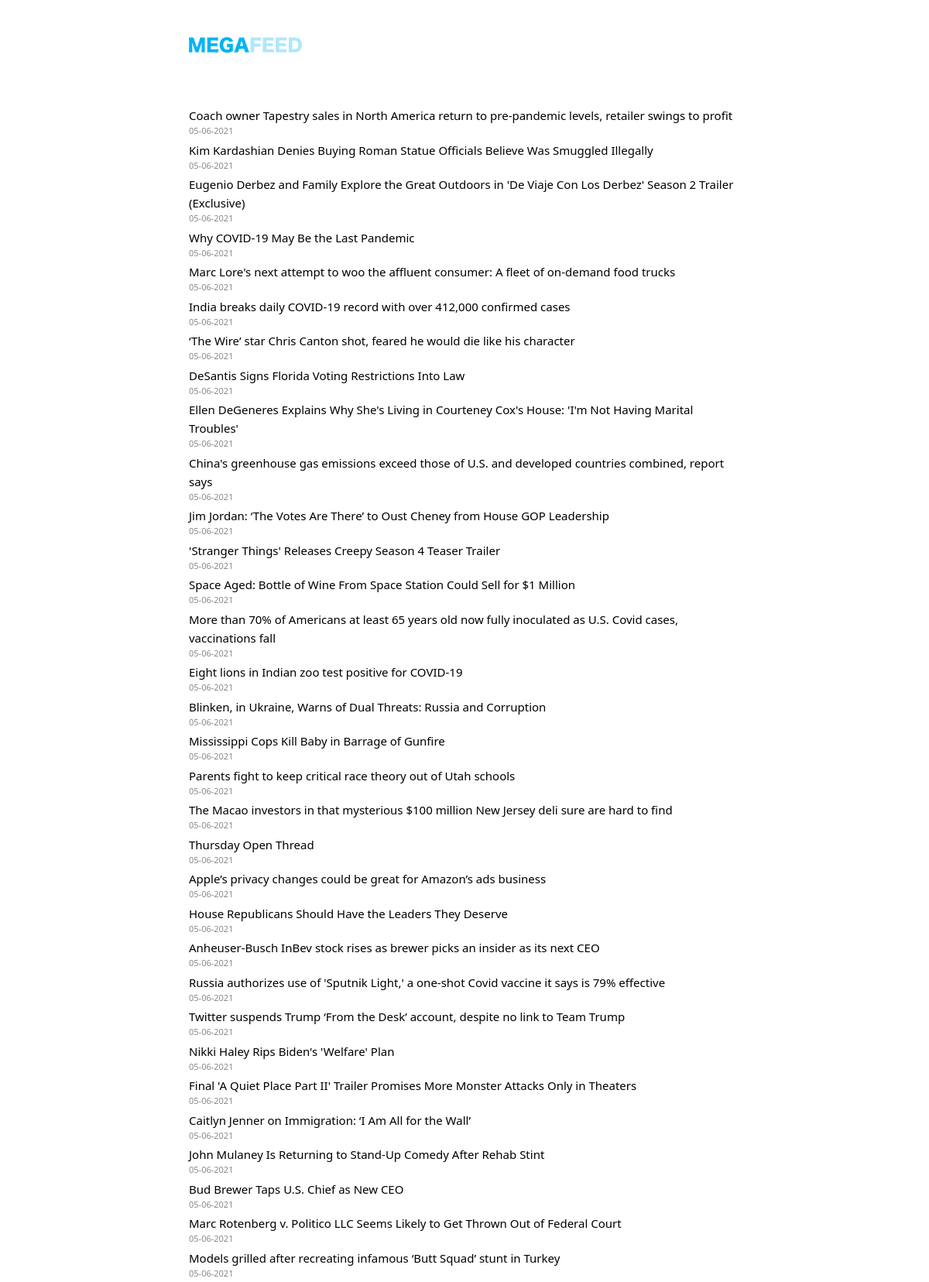
The page /home (upper part) on the database its author committed.
### app.py (models this page shows, shortened)
class Article(db.Model):
    id = db.Column(db.Integer, primary_key=True)
    title = db.Column(db.String(500), nullable=False)
    published = db.Column(db.DateTime, nullable=False)
    link = db.Column(db.String(500), unique=True, nullable=False)

### app.py (the view)
@app.route('/')
@app.route('/home', methods=['GET'])
@view_counter.count
def home():
    page = request.args.get('page', 1, type=int)
    articles = Article.query.order_by(
        Article.published.desc()).paginate(page=page, per_page=50)
    return render_template('home.html', title='Megafeed', articles=articles, views=get_views())

### app.py (called while the page is built)
def get_views():
    past_week = {}
    for days in range(7, -1, -1):
        date = (datetime.datetime.now() - datetime.timedelta(days=days)).date()
        past_week[date] = 0
    views = View.query.all()
    for view in views:
        date = datetime.date(year=view.year, month=view.month, day=view.day)
        if date not in past_week.keys():
            continue
        past_week[date] += 1
    return ' '.join([f'{date.isoformat()}: {count}' for date, count in past_week.items()])

def get_domain(link):
    return urlparse(link).netloc.replace('www.', '')

def format_time(t):
    return datetime.datetime.strftime(t, '%m-%d-%Y')

### templates/home.html (shortened to what this page needs)
{% extends 'base.html' %}
{% block head %}
<link rel="stylesheet" href="{{url_for('static', filename='style.css')}}" type="text/css"/>
{% endblock %}
{% block body %}
<div class="col-lg-8 mx-auto p-3 py-md-5">
    <header class="d-flex align-items-center pb-3 mb-5">
        <a href="/" class="d-flex align-items-center text-dark text-decoration-none">
            <img class="logo" src="/static/images/MFBLUE.png" height="25px">
        </a>
    </header>
    {% for article in articles.items %}
        <a class="main-feed" href="{{article.link}}">{{article.title}}</a>
        <div class="article-pubdate">{{article.published|format_time}}</div>
        {% endfor %}
    <br />
</div>
{% endblock %}

### templates/base.html (shortened to what this page needs)
<!DOCTYPE html>
<html lang="en">
<head>
    <link rel="stylesheet" href="https://cdn.jsdelivr.net/npm/bootstrap@5.0.0-beta3/dist/css/bootstrap.min.css"
>
    {% block head %} {% endblock %}
</head>
<body>
    <div class="container">
        {% block body %} {% endblock %}
    </div>
</body>
</html>

### static/style.css (style rules this page uses)
img { padding-bottom: 5px; }
div.article-pubdate { font-size: 11px; color: #888888; padding-bottom: 4px; }
.main-feed { font-size: 15px; text-decoration: none; color: #000; }

### rows shown on the page
Article: title "Coach owner Tapestry sales in North America return to pre-pandemic levels, retailer swings to profit", published "05-06-2021"
Article: title "Kim Kardashian Denies Buying Roman Statue Officials Believe Was Smuggled Illegally", published "05-06-2021"
Article: title "Eugenio Derbez and Family Explore the Great Outdoors in 'De Viaje Con Los Derbez' Season 2 Trailer (Exclusive)", published "05-06-2021"
Article: title "Why COVID-19 May Be the Last Pandemic", published "05-06-2021"
Article: title "Marc Lore's next attempt to woo the affluent consumer: A fleet of on-demand food trucks", published "05-06-2021"
Article: title "India breaks daily COVID-19 record with over 412,000 confirmed cases", published "05-06-2021"
Article: title "‘The Wire’ star Chris Canton shot, feared he would die like his character", published "05-06-2021"
Article: title "DeSantis Signs Florida Voting Restrictions Into Law", published "05-06-2021"
Article: title "Ellen DeGeneres Explains Why She's Living in Courteney Cox's House: 'I'm Not Having Marital Troubles'", published "05-06-2021"
Article: title "China's greenhouse gas emissions exceed those of U.S. and developed countries combined, report says", published "05-06-2021"
Article: title "Jim Jordan: ‘The Votes Are There’ to Oust Cheney from House GOP Leadership", published "05-06-2021"
Article: title "'Stranger Things' Releases Creepy Season 4 Teaser Trailer", published "05-06-2021"
Article: title "Space Aged: Bottle of Wine From Space Station Could Sell for $1 Million", published "05-06-2021"
Article: title "More than 70% of Americans at least 65 years old now fully inoculated as U.S. Covid cases, vaccinations fall", published "05-06-2021"
Article: title "Eight lions in Indian zoo test positive for COVID-19", published "05-06-2021"
Article: title "Blinken, in Ukraine, Warns of Dual Threats: Russia and Corruption", published "05-06-2021"
Article: title "Mississippi Cops Kill Baby in Barrage of Gunfire", published "05-06-2021"
Article: title "Parents fight to keep critical race theory out of Utah schools", published "05-06-2021"
Article: title "The Macao investors in that mysterious $100 million New Jersey deli sure are hard to find", published "05-06-2021"
Article: title "Thursday Open Thread", published "05-06-2021"
Article: title "Apple’s privacy changes could be great for Amazon’s ads business", published "05-06-2021"
Article: title "House Republicans Should Have the Leaders They Deserve", published "05-06-2021"
Article: title "Anheuser-Busch InBev stock rises as brewer picks an insider as its next CEO", published "05-06-2021"
Article: title "Russia authorizes use of 'Sputnik Light,' a one-shot Covid vaccine it says is 79% effective", published "05-06-2021"
Article: title "Twitter suspends Trump ‘From the Desk’ account, despite no link to Team Trump", published "05-06-2021"
Article: title "Nikki Haley Rips Biden's 'Welfare' Plan", published "05-06-2021"
Article: title "Final 'A Quiet Place Part II' Trailer Promises More Monster Attacks Only in Theaters", published "05-06-2021"
Article: title "Caitlyn Jenner on Immigration: ‘I Am All for the Wall’", published "05-06-2021"
Article: title "John Mulaney Is Returning to Stand-Up Comedy After Rehab Stint", published "05-06-2021"
Article: title "Bud Brewer Taps U.S. Chief as New CEO", published "05-06-2021"
Article: title "Marc Rotenberg v. Politico LLC Seems Likely to Get Thrown Out of Federal Court", published "05-06-2021"
Article: title "Models grilled after recreating infamous ‘Butt Squad’ stunt in Turkey", published "05-06-2021"
